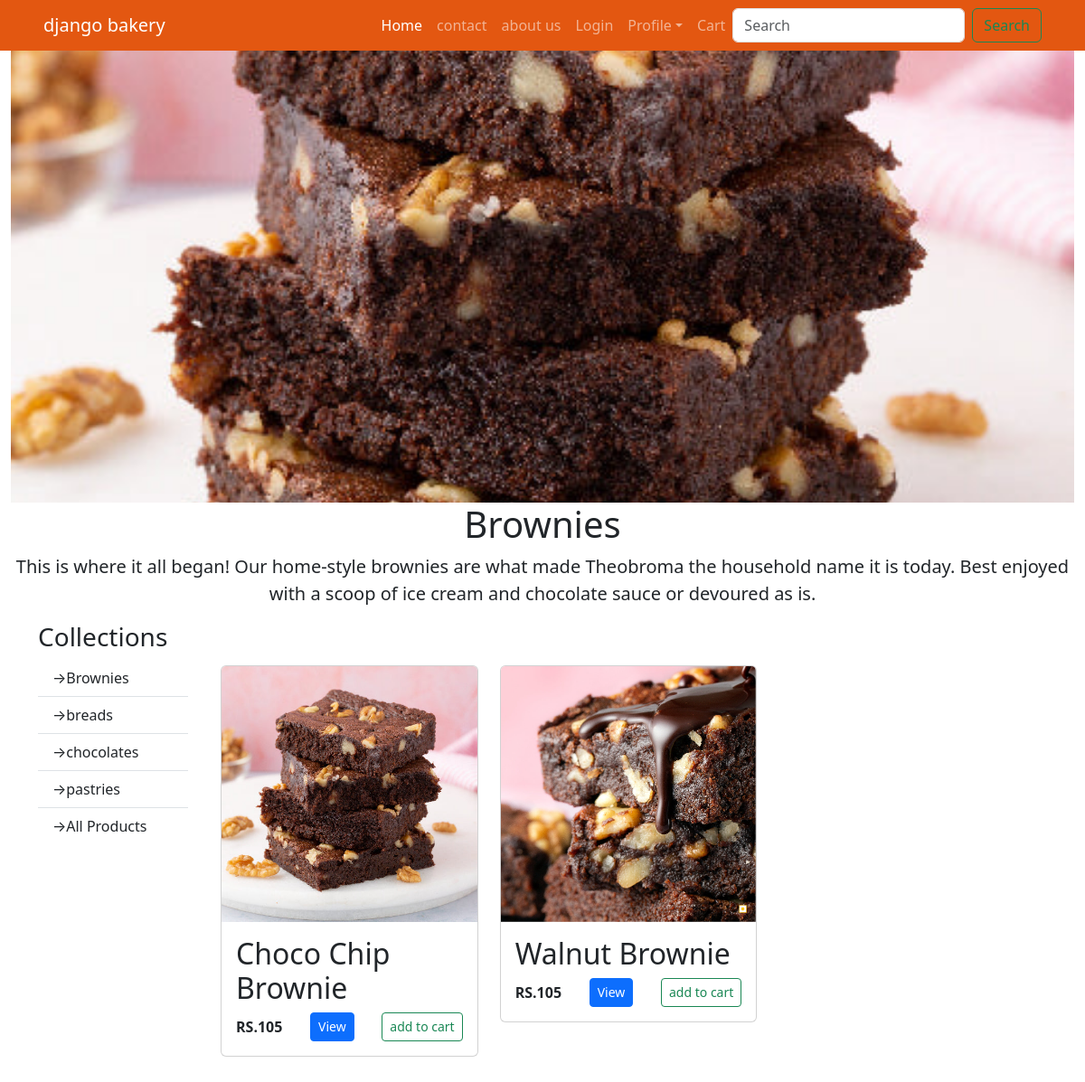
Page /collection/details/1 on the committed database.
### inventory/models.py (models this page shows)
class Collection(models.Model):
    name = models.CharField( max_length=50)
    desc = models.TextField()
    image = models.ImageField( upload_to="Collection", blank=True,null=True)
    def __str__(self):
        return self.name

class Product (models.Model):
    food_choices=(
        (0, 'egg'),
        (1, 'eggless')
    )
    collection = models.ForeignKey(Collection, on_delete=models.CASCADE, default=1)
    name = models.CharField(max_length=50)
    image = models.ImageField( upload_to="product")
    price = models.PositiveIntegerField(default=50)
    desc =models.TextField()
    food_type = models.IntegerField(choices=food_choices,default=0)
    qty = models.FloatField(default=50.00, null=True, blank=True)
    ingredients = models.TextField(null=True, blank=True)
    is_new = models.BooleanField(default=True)
    is_best_seller = models.BooleanField(default=False)
    is_available = models.BooleanField(default=True)

### inventory/views.py (the view)
# urls.py: path('collection/details/<int:id>', views.collection, name='collection_detail'),
def collection(request, id):
    c=Collection.objects.get(id=id)
    return render(request,'inventory/collection.html', context={
    'collection': c,
    'products': Product.objects.filter(collection=c),
    'collections' : Collection.objects.all(),
    })

### cart/templatetags/cart_tags.py (called while the page is built)
@register.simple_tag(takes_context=True)
def count_cart_items(context):
    request = context.get('request')
    user = request.user
    if user.is_authenticated:
        if Cart.objects.filter(user=user).exists():
            cart = Cart.objects.get(user=user)
            return CartItem.objects.filter(cart=cart).count()
    return 0

### templates/inventory/collection.html (shortened to what this page needs)
{% extends 'layout/base.html' %}
{% load static %}
{% block content %}
<div class="container-fluid px-0 mx-0">
    <div class="row mx-0">
        <div class="col text-center">
            <img src="{{collection.image.url}}" alt="collection.name" class="w-100 collection-image">
            <h1>{{collection.name}}</h1>
            <p class="lead">
                {{collection.desc}}
            </p>
        </div>
    </div>
</div>
<div class="container">
    <div class="row">
        <div class="col-md-2">
            <h3>Collections</h3>
            <ul class="list-group list-group-flush">
                {% for col in collections %}
                <li class="list-group-item">
                    <a href=" {% url 'collection_detail' col.id %}" class="nav-link"> &rightarrow;{{col.name}}</a>
                </li>
                {% endfor %}
                <li class="list-group-item">
                    <a href="{% url 'product_all' %}" class="nav-link">
                        &rightarrow;All Products
                    </a>
                </li>
            </ul>
        </div>
        <div class="col-md-10">
            <div class="container-fluid my-5">
                <div class="row">
                    {% for prd in products %}
                    <div class="col-md-4">
                            <div class="card">
                                <img src="{{prd.image.url}}" alt="" class="card-img-top">
                                <div class="card-body">
                                    <h2>{{prd.name}}</h2>
                                    <div class="d-flex justify-content-between">
                                        <p class="fw-bold my-1">RS.{{prd.price}}</p>
                                        <a class="btn btn-primary btn-sm" href="{% url 'product_detail' prd.id %}">View</a>
                                        <a hx-get="{% url 'add_to_cart' prd.id %}" class="btn btn-outline-success btn-sm"> add to cart</a>
                                    </div>
                                </div>
                            </div>
                    </div>
                    {% empty %}
                    <div class="alert alert-wgarnin" role="alert">
                        <strong> no product available</strong> check later
                    </div>
                    {% endfor %}
                </div>
            </div>
        </div>
    </div>
</div>
{% endblock content %}

### templates/inventory/collection.html (style rules this page uses)
.collection-image { height: 500px; object-fit: cover; object-position: center; }

### rows in the picture
Collection: image (picture), name "Brownies", desc "This is where it all began! Our home-style brownies are what made Theobroma the household name it is today. Best enjoyed with a scoop of ice cream and chocolate sauce or devoured as is."
Collection: name "breads"
Collection: name "chocolates"
Collection: name "pastries"
Product: image (picture), name "Choco Chip Brownie", price "105"
Product: image (picture), name "Walnut Brownie", price "105"
